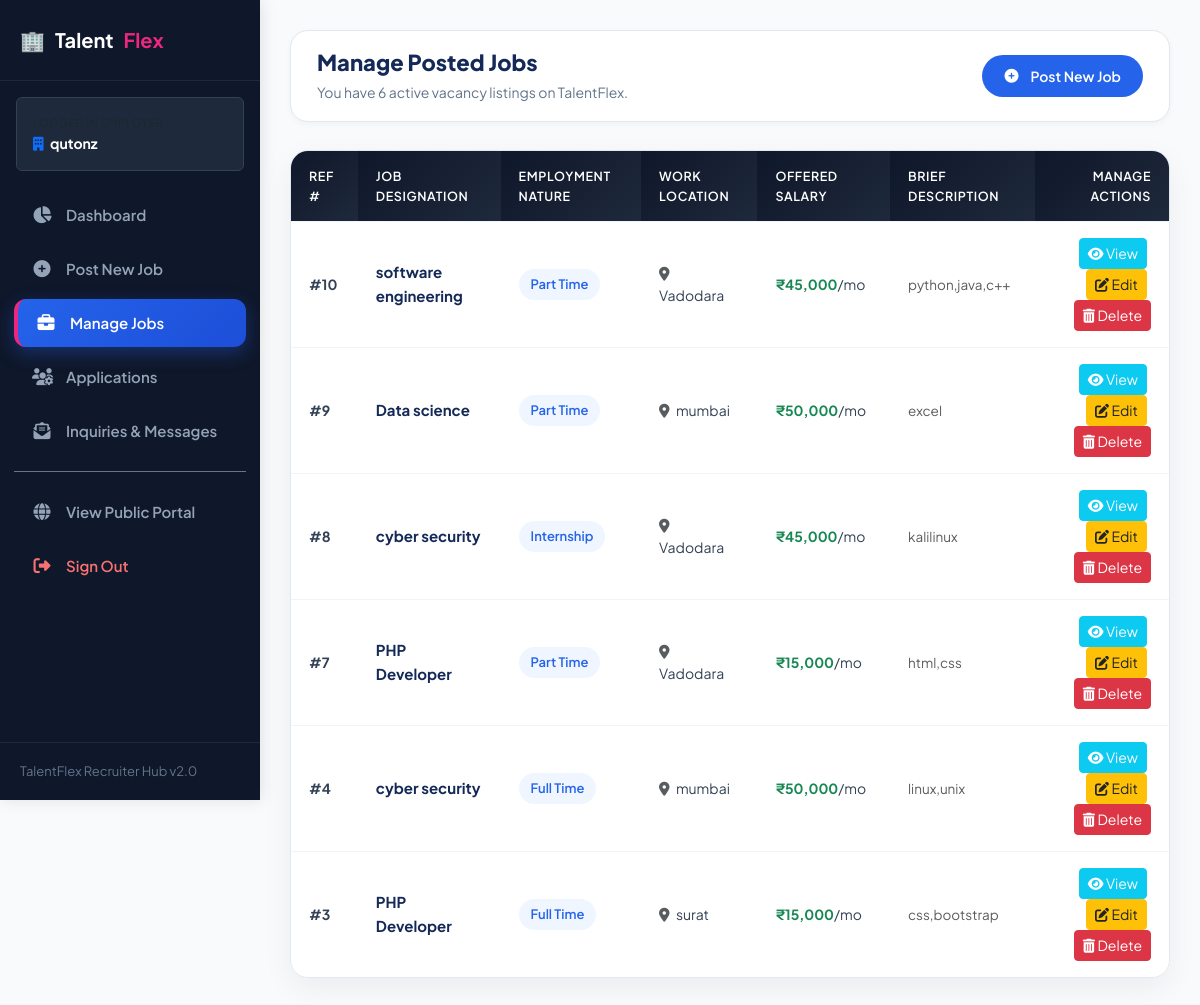
/company/commy_job.php (signed in), run on the app's committed database.
### tables this page shows
CREATE TABLE `comadd_job` (
  `id` int(20) NOT NULL,
  `c_id` int(20) NOT NULL,
  `com_name` varchar(30) NOT NULL,
  `job_title` varchar(40) NOT NULL,
  `job_type` varchar(40) NOT NULL,
  `location` varchar(50) NOT NULL,
  `salary` int(50) NOT NULL,
  `description` text NOT NULL,
  `views` int(11) NOT NULL
);

### company/commy_job.php (the view, shortened to what this page needs)
<?php
include("db.php");
$company = $_SESSION['company_name'];
$company_safe = mysqli_real_escape_string($conn, $company);
$sql = "SELECT * FROM comadd_job WHERE com_name='$company_safe' ORDER BY id DESC";
$result = mysqli_query($conn, $sql);
$total_posted = ($result) ? mysqli_num_rows($result) : 0;
?>
<!DOCTYPE html>
<html lang="en">
<head>
    <link href="https://cdn.jsdelivr.net/npm/bootstrap@5.3.3/dist/css/bootstrap.min.css" rel="stylesheet">
    <link rel="stylesheet" href="https://cdnjs.cloudflare.com/ajax/libs/font-awesome/6.5.2/css/all.min.css">
    <link rel="stylesheet" href="../assets/css/portal-custom.css">
</head>
<body style="background: #f1f5f9; display: flex; flex-direction: column; min-height: 100vh;">
    <?php include('sidebar.php'); ?>
    <div class="portal-dashboard-main">
        <div class="dashboard-topbar">
            <div>
                <h2 style="font-size: 22px; font-weight: 800; color: var(--tf-navy); margin-bottom: 4px;">
                    Manage Posted Jobs
                </h2>
                <p style="color: var(--tf-text-muted); font-size: 14px; margin: 0;">
                    You have <?php echo $total_posted; ?> active vacancy listing<?php echo ($total_posted != 1) ? 's' : ''; ?> on TalentFlex.
                </p>
            </div>
            <div>
                <a href="comadd_job.php" class="btn-tf-primary" style="padding: 10px 22px; font-size: 14px;">
                    <i class="fas fa-plus-circle me-1"></i> Post New Job
                </a>
            </div>
        </div>
        <?php if ($total_posted > 0) { ?>
            <div class="table-portal-card">
                <div class="table-responsive">
                    <table class="table-portal">
                        <thead>
                            <tr>
                                <th>Ref #</th>
                                <th>Job Designation</th>
                                <th>Employment Nature</th>
                                <th>Work Location</th>
                                <th>Offered Salary</th>
                                <th>Brief Description</th>
                                <th class="text-end">Manage Actions</th>
                            </tr>
                        </thead>
                        <tbody>
                            <?php while ($row = mysqli_fetch_assoc($result)) { ?>
                                <tr>
                                    <td><strong>#<?php echo $row['id']; ?></strong></td>
                                    <td>
                                        <strong style="color: var(--tf-navy); font-size: 15px;">
                                            <?php echo htmlspecialchars($row['job_title']); ?>
                                        </strong>
                                    </td>
                                    <td>
                                        <span class="pill-meta pill-type"><?php echo htmlspecialchars($row['job_type']); ?></span>
                                    </td>
                                    <td>
                                        <i class="fas fa-map-marker-alt text-muted me-1"></i>
                                        <?php echo htmlspecialchars($row['location']); ?>
                                    </td>
                                    <td>
                                        <strong class="text-success">₹<?php echo number_format($row['salary']); ?></strong>/mo
                                    </td>
                                    <td>
                                        <span class="text-muted" style="font-size: 13.5px;">
                                            <?php echo htmlspecialchars(mb_strimwidth($row['description'], 0, 45, "...")); ?>
                                        </span>
                                    </td>
                                    <td class="text-end">
                                        <a href="view.php?id=<?php echo $row['id']; ?>" class="btn btn-sm btn-info text-white me-1">
                                            <i class="fas fa-eye"></i> View
                                        </a>
                                        <a href="edit.php?id=<?php echo $row['id']; ?>" class="btn btn-sm btn-warning text-dark me-1">
                                            <i class="fas fa-edit"></i> Edit
                                        </a>
                                        <a href="delete.php?id=<?php echo $row['id']; ?>" class="btn btn-sm btn-danger" onclick="return confirm('Are you sure you want to delete this job posting?')">
                                            <i class="fas fa-trash-alt"></i> Delete
                                        </a>
                                    </td>
                                </tr>
                            <?php } ?>
                        </tbody>
                    </table>
                </div>
            </div>
        <?php } ?>
    </div>
</body>
</html>

### assets/css/portal-custom.css (style rules this page uses)
:root { --tf-primary: #2563eb; --tf-primary-hover: #1d4ed8; --tf-primary-light: #eff6ff; --tf-primary-subtle: #dbeafe; --tf-navy: #142957; --tf-navy-dark: #0f172a; --tf-accent: #ed2680; --tf-accent-hover: #db1470; --tf-accent-light: #fdf2f8; --tf-success: #10b981; --tf-success-light: #ecfdf5; --tf-warning: #f59e0b; --tf-warning-light: #fffbeb; --tf-danger: #ef4444; --tf-danger-light: #fef2f2; --tf-bg-body: #f8fafc; --tf-bg-card: #ffffff; --tf-border: #e2e8f0; --tf-border-light: #f1f5f9; --tf-text-title: #0f172a; --tf-text-body: #334155; --tf-text-muted: #64748b; --tf-font-family: 'Plus Jakarta Sans', -apple-system, BlinkMacSystemFont, 'Segoe UI', Roboto, Helvetica, Arial, sans-serif; --tf-shadow-sm: 0 2px 6px rgba(15, 23, 42, 0.04); --tf-shadow-md: 0 6px 20px rgba(15, 23, 42, 0.08); --tf-shadow-lg: 0 12px 32px rgba(15, 23, 42, 0.12); --tf-radius: 12px; --tf-radius-lg: 18px; --tf-radius-full: 9999px; --tf-transition: all 0.25s cubic-bezier(0.4, 0, 0.2, 1); }
body { font-family: var(--tf-font-family) !important; background-color: var(--tf-bg-body) !important; color: var(--tf-text-body) !important; line-height: 1.6; overflow-x: hidden; min-height: 100vh; display: flex; flex-direction: column; }
h1, h2, h3, h4, h5, h6 { font-family: var(--tf-font-family) !important; color: var(--tf-text-title); font-weight: 700; line-height: 1.25; }
a { color: var(--tf-primary); text-decoration: none; transition: var(--tf-transition); }
.btn-tf-primary { background: var(--tf-primary); color: #ffffff !important; font-weight: 600; padding: 12px 28px; border-radius: var(--tf-radius-full); border: none; transition: var(--tf-transition); display: inline-flex; align-items: center; justify-content: center; gap: 8px; }
.pill-meta { display: inline-flex; align-items: center; gap: 6px; font-size: 13px; padding: 5px 12px; border-radius: var(--tf-radius-full); font-weight: 500; }
.pill-type { background: var(--tf-primary-light); color: var(--tf-primary); font-weight: 600; }
.table-portal-card { background: #ffffff; border-radius: var(--tf-radius-lg); border: 1px solid var(--tf-border); box-shadow: var(--tf-shadow-sm); overflow: hidden; }
.table-portal { width: 100%; margin-bottom: 0; border-collapse: separate; border-spacing: 0; }
.table-portal th { background: #0f172a; color: #ffffff; font-weight: 600; font-size: 13px; text-transform: uppercase; letter-spacing: 0.5px; padding: 15px 18px; border: none; vertical-align: middle; }
.table-portal td { padding: 16px 18px; font-size: 14px; color: var(--tf-text-body); border-top: 1px solid var(--tf-border-light); vertical-align: middle; }
.portal-dashboard-main { flex: 1; margin-left: 260px; padding: 30px; width: calc(100% - 260px); transition: var(--tf-transition); }
.dashboard-topbar { background: #ffffff; border-radius: var(--tf-radius-lg); border: 1px solid var(--tf-border); padding: 18px 26px; margin-bottom: 28px; display: flex; align-items: center; justify-content: space-between; box-shadow: var(--tf-shadow-sm); }
.table-portal-card { background: rgba(255, 255, 255, 0.95) !important; backdrop-filter: blur(12px) !important; border-radius: var(--tf-radius-lg) !important; border: 1px solid var(--tf-border) !important; box-shadow: 0 10px 30px rgba(15, 23, 42, 0.06) !important; overflow: hidden; }
.table-portal th { background: linear-gradient(135deg, #0f172a 0%, #1e293b 100%) !important; letter-spacing: 0.6px !important; font-size: 12.5px !important; }
.table-portal tr { transition: all 0.2s ease; }

### data on the page
comadd_job: id "10", job_title "software engineering", job_type "Part Time", location "Vadodara", salary "45,000", description "python,java,c++"
comadd_job: id "9", job_title "Data science", job_type "Part Time", location "mumbai", salary "50,000", description "excel"
comadd_job: id "8", job_title "cyber security", job_type "Internship", location "Vadodara", salary "45,000", description "kalilinux"
comadd_job: id "7", job_title "PHP Developer", job_type "Part Time", location "Vadodara", salary "15,000", description "html,css"
comadd_job: id "4", job_title "cyber security", job_type "Full Time", location "mumbai", salary "50,000", description "linux,unix"
comadd_job: id "3", job_title "PHP Developer", job_type "Full Time", location "surat", salary "15,000", description "css,bootstrap"

### other printed values
$_SESSION['company_name'] "qutonz"
$total_posted "6"
